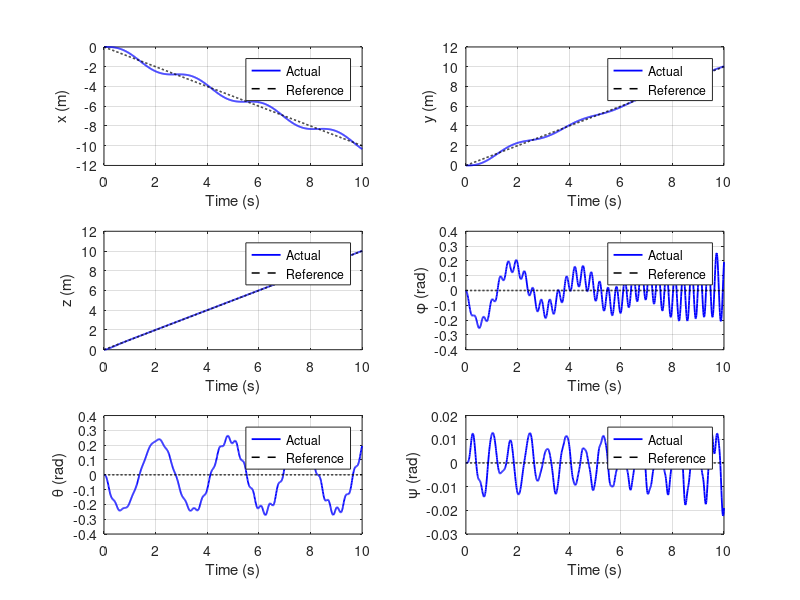

Write MATLAB code to recreate this figure. (Note: this script raises an error after producing the figure.)
clc; clear; close all; 
format long;

tic % Start timer for computation

%%%%%%%%%%%%%%%%%%%%%%%%%%%%%%%%%%%%%%%%%%%%%%%%%%%%%%%%%%%%%%%%%%%
%%%%%%%% PID Controller for Quadcopter Trajectory Tracking %%%%%%%%
%%%%%%%%%%%%%%%%%%%%%%%%%%%%%%%%%%%%%%%%%%%%%%%%%%%%%%%%%%%%%%%%%%%

% Platform Parameters
m = 1.25; % Mass (kg)
g = 9.81; % Gravity (m/s^2)
Ixx = 0.0232; % Inertia (kg m^2)
Iyy = 0.0232; % Inertia (kg m^2)
Izz = 0.0468; % Inertia (kg m^2)

%%%%%%%%%%%%%%%%%%%%%%%%%%%%%%
%%%%%%%% Trajectories %%%%%%%%
%%%%%%%%%%%%%%%%%%%%%%%%%%%%%%
% Uncomment trajectory of choice 

%%%% 3D LINE %%%%
dt = 0.01; % Time step (s)
tf = 10; % Final time (s)
t = 0:dt:tf; % Time array (s)
N = length(t); % Number of time steps

x_0 = [0; 0; 0]; % Starting point (x,y,z)
x_f = [-10; 10; 10]; % Final point (x,y,z)

traj_pos = x_0 + (x_f - x_0) * (t / tf); % Positional trajectory
traj_vel = repmat((x_f - x_0) / tf, 1, N); % Derivative for velocity
traj_accel = [0; 0; 0] * t; % Acceleration trajectory
traj_accel(3,:) = traj_accel(3,:) + 9.81; % Add gravity to z-trajectory

psiDes = 0; % Constant yaw value

% Initial conditions - [x, dx, y, dy, z, dz, phi, dphi, theta, dtheta, psi, dpsi]
state = [0; 0; 0; 0; 0; 0; 0; 0; 0; 0; 0; 0];

%%%% UPWARDS SPIRAL %%%%
% dt = 0.01; % Time step (s)
% tf = 30; % Final time (s)
% t = 0:dt:tf; % Time array (s)
% N = length(t); % Number of time steps
% 
% r = 5; % Radius of spiral (m)
% w = 2 * pi / (tf/3); % Angular velocity (rad/s)
% linearRate = 0.75; % Linear rate of climb (m/s)
% 
% traj_x = r * cos(w*t); % X position trajectory
% traj_y = r * sin(w*t); % Y position trajectory
% traj_z = linearRate * t; % Z position trajectory
% traj_pos = [traj_x; % Combined (x,y,z) trajectory
%             traj_y;
%             traj_z];
% 
% vel_x = -r * w * sin(w*t); % X velocity trajectory
% vel_y = r * w * cos(w*t); % Y velocity trajectory
% vel_z = linearRate * ones(1,N); % Z velocity trajectory
% traj_vel = [vel_x; % Combined velocity trajectory
%             vel_y;
%             vel_z];
% 
% accel_x = -r * w^2 * cos(w*t); % X acceleration trajectory
% accel_y = -r * w^2 * sin(w*t); % Y acceleration trajectory
% accel_z = 0 * t; % Z acceleration trajectory
% traj_accel = [accel_x; % Combined acceleration trajectory
%               accel_y;
%               accel_z];
% traj_accel(3,:) = traj_accel(3,:) + 9.81; % Add gravity to Z-component
% 
% psiDes = 0; % Constant yaw value
% 
% % Initial conditions - [x, dx, y, dy, z, dz, phi, dphi, theta, dtheta, psi, dpsi]
% state = [5; 0; 0; 0; 0; 0; 0; 0; 0; 0; 0; 0];

%%%% Rose Petal %%%%
% dt = 0.01; % Time step (s)
% tf = 30; % Final time (s)
% t = 0:dt:tf; % Time array (s)
% N = length(t); % Number of time steps
% 
% r = 5; % Radius of path (m)
% w = 2 * pi / tf; % angular velocity (rad/s)
% k = 2; % Number of loops | odd k = k 'petals' | even k = 2 *k 'petals'
% 
% traj_x = r * cos(k*w*t) .* cos(w*t); % X velocity trajectory
% traj_y = r * cos(k*w*t) .* sin(w*t); % Y velocity trajectory
% traj_z = (r/4) * sin(w*t); % Z velocity trajectory
% traj_pos = [traj_x; % Combined (x,y,z) trajectory
%             traj_y;
%             traj_z];
% 
% vel_x = gradient(traj_x, dt); % X velocity trajectory
% vel_y = gradient(traj_y, dt); % Y velocity trajectory
% vel_z = gradient(traj_z, dt); % Z velocity trajectory
% traj_vel = [vel_x; % Combined velocity trajectory
%             vel_y;
%             vel_z];
% 
% accel_x = gradient(vel_x, dt); % X acceleration trajectory
% accel_y = gradient(vel_y, dt); % Y acceleration trajectory
% accel_z = gradient(vel_z, dt); % Z acceleration trajectory
% traj_accel = [accel_x; % Combined acceleration trajectory
%               accel_y;
%               accel_z];
% traj_accel(3,:) = traj_accel(3,:) + 9.81; % Add gravity to Z-component
% 
% psiDes = 0; % Constant yaw value
% 
% % Initial conditions - [x, dx, y, dy, z, dz, phi, dphi, theta, dtheta, psi, dpsi]
% state = [5; 0; 0; 0; 0; 0; 0; 0; 0; 0; 0; 0];

%%%%%%%%%%%%%%%%%%%%%%%%%%%%
%%%%%%%% WIND NOISE %%%%%%%%
%%%%%%%%%%%%%%%%%%%%%%%%%%%%
% At the end of this section, uncomment the wind acceleration component
% being all zeros to eliminate wind noise
% Wind speed noise is calculated using exponential smoothing to
% smooth wind values generated from a Guassian distribution

vel_mean= 5; % Mean wind speed (m/s)
vel_std = 2; % Wind speed standard deviation

ang_mean = deg2rad(25); % Mean direction of wind with respect to x-direction (rad)
ang_std = deg2rad(5); % Wind direction standard deviation

Vel = zeros(1,N); % Store wind velocity data
Vel_x = zeros(1,N); % Store x-direction wind velocity data
Vel_y = zeros(1,N); % Store y-direction wind velocity data
Dir = zeros(1,N); % Store wind direction data

alpha = 0.99; % Smoothing parameter
vel_noise = 0; % Initial wind speed noise
ang_noise = 0; % Initial wind speed noise

for h = 1:N
    % Generate wind speed and angle noise with exponential smoothing and 
    % randn() Gaussian distribution
    vel_noise = alpha * vel_noise + sqrt(1 - alpha^2) * vel_std * randn();
    ang_noise = alpha * ang_noise + sqrt(1 - alpha^2) * ang_std * randn();

    % Calculate wind speed and angle value with respect to mean value
    vel_abs = vel_mean + vel_noise;
    ang_abs = ang_mean + ang_noise;

    % Calculate and store x- and y-components
    Vel_x(h) = vel_abs * cos(ang_abs);
    Vel_y(h) = vel_abs * sin(ang_abs);

    % Store absolute values for visualization
    Vel(h) = vel_abs;
    Dir(h) = ang_abs;
end

% Combine x and y wind states
V = zeros(2,N); 
V(1,:) = Vel_x;
V(2,:) = Vel_y;

% Calculate acceleration due to drag
Cd = 0.75; % Drag coefficient estimate
A = 0.1; % Area estimate (m^2)
p = 1.225; % Air density (kg/m^3)
S = (1/2) * p * A * Cd; % Placeholder for 0.5*p*A*Cd in drag equation
F_wind = S .* V.^2; % Force due to wind

% a_wind = F_wind ./ m; % Acceleration due to wind if wind noise is desired

a_wind = zeros(2,N); % No wind noise

%%%%%%%%%%%%%%%%%%%%%%%
%%%%%%%% GAINS %%%%%%%%
%%%%%%%%%%%%%%%%%%%%%%%

Kpz = 25.01;
Kiz = 0.97;
Kdz = 9.03;

Kpx = 6.45;
Kix = 0.089;
Kdx = 0.00011;

Kpy = 7.34;
Kiy = 0.000059;
Kdy = 0.514;

Kpphi = 8.86;
Kiphi = 0.0000435;
Kdphi = 0.00042;

Kptheta = 8.43;
Kitheta = 0.00062;
Kdtheta = 0.00011;

Kppsi = 3.51;
Kipsi = 0.008;
Kdpsi = 0.0053;

%%%%%%%%%%%%%%%%%%%%%%%%%%%%%%%%%%%%%%
%%%%%%%% INITIALIZE VARIABLES %%%%%%%%
%%%%%%%%%%%%%%%%%%%%%%%%%%%%%%%%%%%%%%

prevPhi = state(7); % Initial global roll value for derivative error tracking
prevTheta = state(9); % Initial global pitch value for derivative error tracking
prevPsi = state(11); % Initial global yaw value for derivative error tracking
P = 0; % Initial body frame roll rate
Q = 0; % Initial body frame pitch rate
R = 0; % Initial body frame yaw rate

% Initial control inputs
T = g*m; % Thrust
Tphi = 0; % Roll torque
Ttheta = 0; % Pitch torque
Tpsi = 0; % Yaw torque
U = [T; % Combined inputs
     Tphi;
     Ttheta;
     Tpsi];

% Store and initialize control input values over time
UHist = zeros(4, length(t));
UHist(:,1) = [T; Tphi; Ttheta; Tpsi];

% Store data over time and populate inital values from intial state
xHist = zeros(1,length(t));
yHist = zeros(1,length(t));
zHist = zeros(1,length(t));
phiHist = zeros(1,length(t));
thetaHist = zeros(1,length(t));
psiHist = zeros(1,length(t));

xHist(1) = state(1);
yHist(1) = state(3);
zHist(1) = state(5);
phiHist(1) = state(7);
thetaHist(1) = state(9);
psiHist(1) = state(11);

% Store positional errors over time for performance analysis
e_x = zeros(1,N);
e_y = zeros(1,N);
e_z = zeros(1,N);

% Intialize integral error trackers
e_IZ = 0;
e_IX = 0;
e_IY = 0;
e_IPhi = 0;
e_ITheta = 0;
e_IPsi = 0;

% Integral Windup Limits
e_IZ_lim = 1.0;
e_IX_lim = 1.0;
e_IY_lim = 1.0;
e_IPhi_lim = 0.5;
e_ITheta_lim = 0.5;
e_IPsi_lim = 0.5;

%%%%%%%%%%%%%%%%%%%%%%%%%%%%
%%%%%%%% SIMULATION %%%%%%%%
%%%%%%%%%%%%%%%%%%%%%%%%%%%%

for i = 1:N

    %%%% Z %%%%
    e_posZ = traj_pos(3,i) - state(5); % Positional error
    e_velZ = traj_vel(3,i) - state(6); % Velocity error
    e_IZ = e_IZ + e_posZ * dt; % Integral error component
    e_IZ = max(min(e_IZ, e_IZ_lim), -e_IZ_lim); % Limit integral error windup
    e_z(i) = e_posZ; % store error for RMSE calculation
    
    % Thrust control input (N)
    T = (m / (cos(state(7)) * cos(state(9)))) * (g + Kpz*e_posZ + Kiz*e_IZ + Kdz*e_velZ);
    T = min(max(T, 0), 25); % Limit thrust to operational range

    %%%% X %%%%
    e_posX = traj_pos(1,i) - state(1); % Positional error
    e_velX = traj_vel(1,i) - state(2); % Velocity error
    e_IX = e_IX + e_posX * dt; % Integral error component
    e_IX = max(min(e_IX, e_IX_lim), -e_IX_lim); % Limit integral error windup
    e_x(i) = e_posX; % store error for RMSE calculation

    % Desired pitch value given x-positional/velocity error
    thetaDes = (1/T) * (m*traj_accel(1,i) + Kpx*e_posX + Kix*e_IX + Kdx*e_velX);

    %%%% Y %%%%
    e_posY = traj_pos(2,i) - state(3); % Positional error
    e_velY = traj_vel(2,i) - state(4); % Velocity error
    e_IY = e_IY + e_posY * dt; % Integral error component
    e_IY = max(min(e_IY, e_IY_lim), -e_IY_lim); % Limit integral error windup
    e_y(i) = e_posY; % store error for RMSE calculation

    % Desired roll value given y-positional/velocity error
    phiDes = -(1/T) * (m*traj_accel(2,i) + Kpy*e_posY + Kiy*e_IY + Kdy*e_velY);
    
    %%%% Pitch Torque %%%%
    e_posTheta = thetaDes - state(9); % Angle error
    e_velTheta = (state(9) - prevTheta)/dt; % Angular velocity error
    e_ITheta = e_ITheta + e_posTheta * dt; % Integral error component
    e_ITheta = max(min(e_ITheta, e_ITheta_lim), -e_ITheta_lim); % Limit integral error windup
    prevTheta = state(9); % Reset previous angle value for derivative error tracking

    % Desired pitch torque given theta errors
    Ttheta = Kptheta*e_posTheta + Kitheta*e_ITheta + Kdtheta*e_velTheta;

    %%%% Roll Torque %%%%
    e_posPhi = phiDes - state(7); % Angle error
    e_velPhi = (state(7) - prevPhi)/dt; % Angular velocity error
    e_IPhi = e_IPhi + e_posPhi * dt; % Integral error component
    e_IPhi = max(min(e_IPhi, e_IPhi_lim), -e_IPhi_lim); % Limit integral error windup
    prevPhi = state(7); % Reset previous angle value for derivative error tracking

    % Desired roll torque given phi errors
    Tphi = Kpphi*e_posPhi + Kiphi*e_IPhi + Kdphi*e_velPhi;

    %%%% Yaw Torque %%%%
    e_posPsi = psiDes - state(11); % Angle error
    e_velPsi = (state(11) - prevPsi)/dt; % Angular velocity error
    e_IPsi = e_IPsi + e_posPsi * dt; % Integral error component
    e_IPsi = max(min(e_IPsi, e_IPsi_lim), -e_IPsi_lim); % Limit integral error windup
    prevPsi = state(11); % Reset previous angle value for derivative error tracking

    % Desired yaw torque given psi errors
    Tpsi = Kppsi*e_posPsi + Kipsi*e_IPsi + Kdpsi*e_velPsi;

    %%%% State Changes %%%%

    % Translation acceleration calculations with added wind disturbance
    ax = (T/m) * (sin(state(7)) * sin(state(11)) + cos(state(7)) * cos(state(11)) * sin(state(9))) + a_wind(1,i);
    ay = (T/m) * (cos(state(7)) * sin(state(9)) * sin(state(11)) - sin(state(7)) * cos(state(11))) + a_wind(2,i);
    az = -g + (T/m) * cos(state(7)) * cos(state(9));

    % Double integral to get new velocity and position due to updated
    % acceleration and time step dt
    state(2) = state(2) + ax*dt; % dx
    state(4) = state(4) + ay*dt; % dy
    state(6) = state(6) + az*dt; % dz

    state(1) = state(1) + state(2)*dt; % x
    state(3) = state(3) + state(4)*dt; % y
    state(5) = state(5) + state(6)*dt; % z

    % Body frame angular acceleration calculations
    dP = ((Iyy - Izz)/Ixx) * Q * R + (Tphi/Ixx); % roll accleration
    dQ = ((Izz - Ixx)/Iyy) * P * R + (Ttheta/Iyy); % pitch acceleration
    dR = ((Ixx - Iyy)/Izz) * P * Q + (Tpsi/Izz); % yaw acceleration
    
    % Integral to get body frame angular velocities due to new acceleration
    P = P + dP*dt; % roll velocity
    Q = Q + dQ*dt; % pitch velocity 
    R = R + dR*dt; % yaw velocity

    % Convert body frame angular velocities to global frame
    dPhi = P + R * cos(state(7)) * tan(state(9)) + Q * sin(state(7)) * tan(state(9)); % dRoll
    dTheta = Q * cos(state(7)) - R * sin(state(7)); % dPitch
    dPsi = (Q * sin(state(7)) + R * cos(state(7))) / cos(state(9)); % dYaw

    % Integral to get new angles based on angular velocities
    state(7) = state(7) + dPhi*dt; % Roll
    state(9) = state(9) + dTheta*dt; % Pitch
    state(11) = state(11) + dPsi*dt; % Yaw

    % Store all values
    xHist(i) = state(1);
    yHist(i) = state(3);
    zHist(i) = state(5);
    phiHist(i) = state(7);
    thetaHist(i) = state(9);
    psiHist(i) = state(11);

    UHist(:,i) = [T; Tphi; Ttheta; Tpsi];
end

%%%%%%%%%%%%%%%%%%%%%%%%%%%%%%%%%%%%%%%%%
%%%%%%%% Performance Calculation %%%%%%%%
%%%%%%%%%%%%%%%%%%%%%%%%%%%%%%%%%%%%%%%%%

compTime = toc; % End timer for computation
fprintf('\nComputation Time: %.3f seconds\n', compTime)

% Root Mean Square Error (RMSE) for positional states x, y, and z
rmse_3D = sqrt(mean(e_x.^2 + e_y.^2 + e_z.^2));
rmse_x = sqrt(mean(e_x.^2));
rmse_y = sqrt(mean(e_y.^2));
rmse_z = sqrt(mean(e_z.^2));

fprintf('\nRoot Mean Squared Error for PID Trajectory Tracker\n')
fprintf('- - - - - - - - - - - - - - -\n');
fprintf('3-Dimensional RMSE: %.3f meters\n', rmse_3D)
fprintf('X-Position RMSE: %.3f meters\n', rmse_x)
fprintf('Y-Position RMSE: %.3f meters\n', rmse_y)
fprintf('Z-Position RMSE: %.3f meters\n', rmse_z)

% Calculate oscillations as a local minima/maxima
% Calculate 1-D velocities
dx = gradient(xHist, t);
dy = gradient(yHist, t);
dz = gradient(zHist, t);

% Calculate 1-D accelerations
ddx = gradient(dx, t);
ddy = gradient(dy, t);
ddz = gradient(dz, t);

% Combine into arrays for manipulation
d = [dx; dy; dz];
dd = [ddx; ddy; ddz];

% Take the cross product and calculate the curvature
vCrossa = cross(d', dd')';
K = sqrt(sum(vCrossa.^2, 1)) ./ (sqrt(dx.^2 + dy.^2 + dz.^2).^3);

% Threshold curvature to find number of sharp turns indicating a lack of
% smoothness
[sharp_turns, ~] = findpeaks(K, 'MinPeakHeight', 0.75);
sharp_turns = length(sharp_turns);
fprintf('\n\nLocal Minima/Maxima Smoothness Analysis\n')
fprintf('- - - - - - - - - - - - - - -\n')
fprintf('Number of sharp turns: %.0f\n', sharp_turns)

%%%%%%%%%%%%%%%%%%%%%%%%%%%%%%%
%%%%%%%% Visualization %%%%%%%%
%%%%%%%%%%%%%%%%%%%%%%%%%%%%%%%

% Position and angle states over time
state = [xHist;
        yHist;
        zHist;
        phiHist;
        thetaHist;
        psiHist];

% Reference trajectory over time
x_ref = [traj_pos;
        zeros(3,N)];

% Plot colors
colors = [0.8500 0.3250 0.0980; % 'o'
        0.4660 0.6740 0.1880; % 'g'
        0.3010 0.7450 0.9330; % 'c'
        0.4940 0.1840 0.5560]; % 'm'

% Plot states
figure;
labels = {'x (m)', 'y (m)', 'z (m)', '\phi (rad)', '\theta (rad)', '\psi (rad)'};
for j = 1:6
    subplot(3,2,j);
    plot(t, state(j,:), 'b', 'LineWidth', 1.3);
    hold on;
    plot(t, x_ref(j, :), 'k--', 'LineWidth', 1.1);
    ylabel(labels{j});
    xlabel('Time (s)');
    legend('Actual','Reference');
    grid on;
end
sgtitle('Quadcopter States with PID Controller');

% Plot inputs
figure;
labels = {'U1 - Thrust (N)', 'U2 - Roll Torque (Nm)', 'U3 - Pitch Torque (Nm)', 'U4 - Yaw Torque (Nm)'};
for k = 1:4
    subplot(2,2,k);
    plot(t, UHist(k,:), 'Color', colors(k,:), 'LineWidth', 1.4);
    xlabel('Time (s)');
    ylabel(labels{k});
    grid on;
end
sgtitle('Quadcopter Control Inputs with PID Controller')

% Plot 3D trajectory
figure;
plot3(traj_pos(1,:), traj_pos(2,:), traj_pos(3,:), 'k--', 'LineWidth', 1.5);
hold on;
plot3(xHist, yHist, zHist, 'b', 'LineWidth', 2);
hold on;
scatter3(traj_pos(1,1), traj_pos(2,1), traj_pos(3,1), 75, 'go', 'filled');
hold on;
scatter3(traj_pos(1,N), traj_pos(2,N), traj_pos(3,N), 75, 'ro', 'filled');
xlabel('X (m)'); ylabel('Y (m)'); zlabel('Z (m)');
legend('Reference Trajectory','Actual Trajectory','Start','End');
grid on;
axis equal;
title('3D Position for Trajectory Tracking with PID Controller');